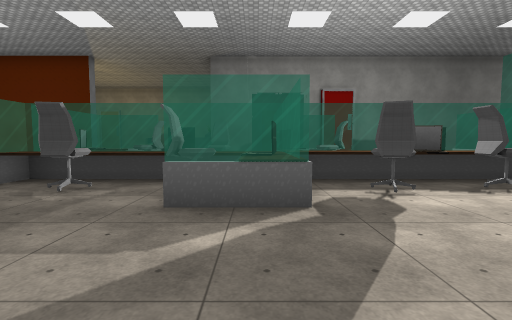
View 1 (above)

24 first-person views from a walk through a Unity game level. The camera is 1.5 m above the floor, tilts 4° down and sees 85° across. The floor is counted in squares, 2 m on a side. Each view is taken from the middle of a square. On the plan, view 1 faces up. The plan holds only what a view shows up to about 10 squares ahead; the rest is blank. Some animated figures are not drawn. Some surface patterns are stand-ins.

View 2
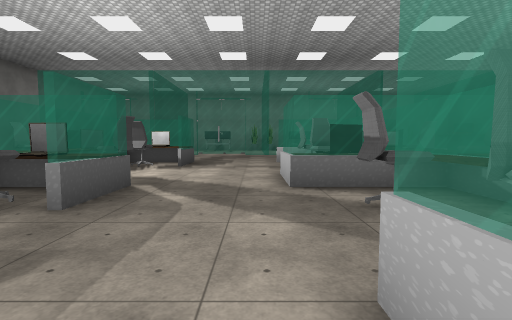

View 3
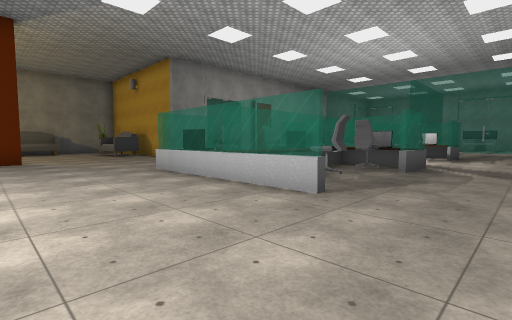

View 4
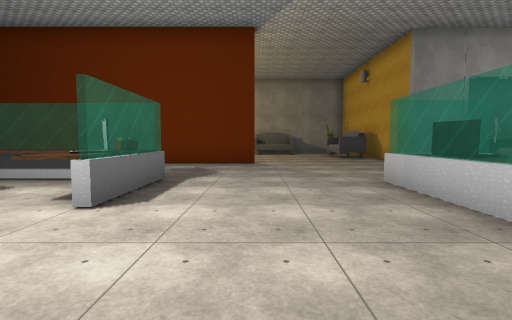

View 5
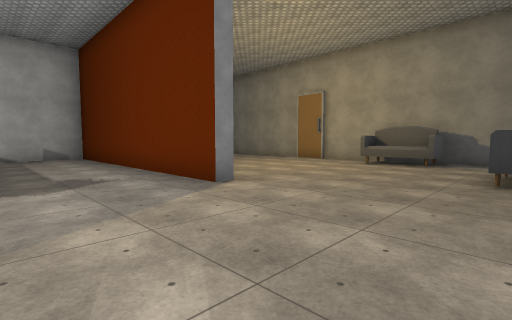

View 6
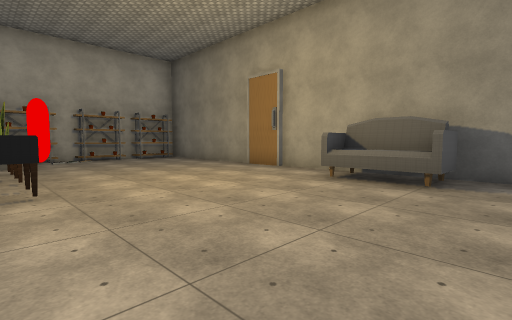

View 7
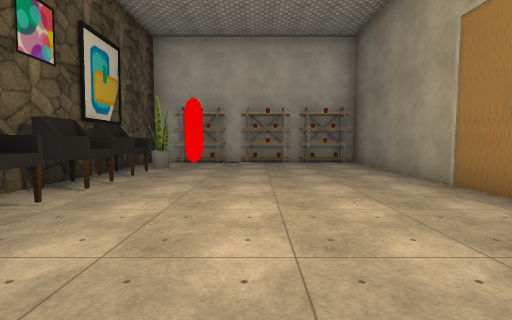

View 8
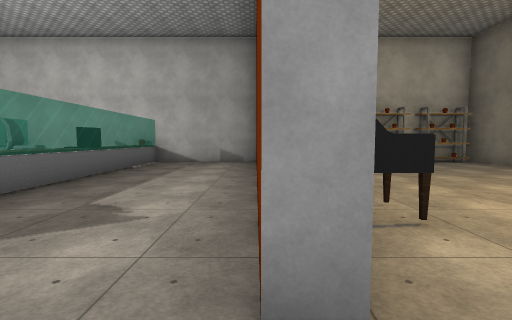

View 9
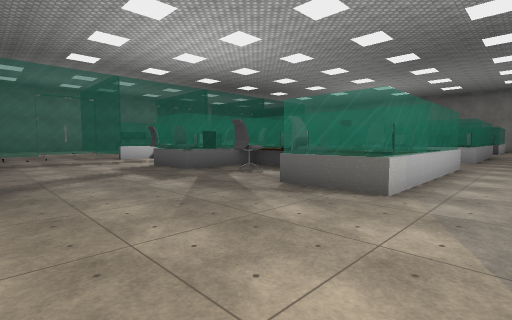

View 10
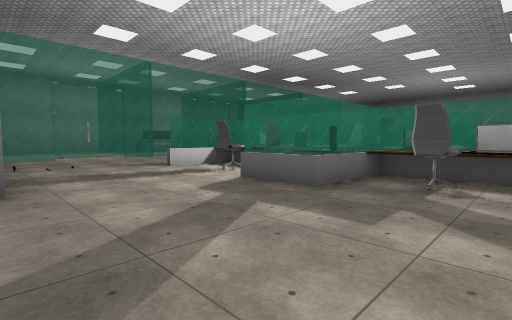

View 11
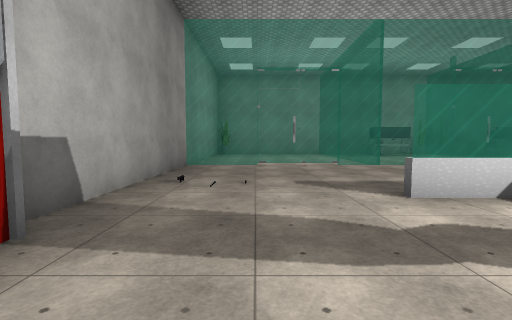

View 12
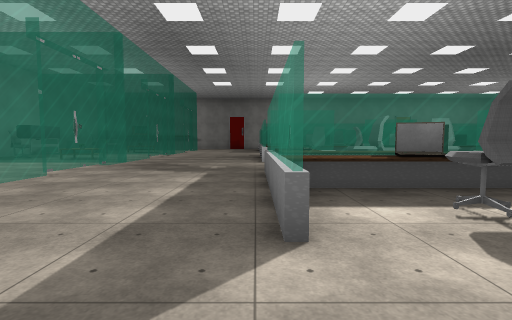

View 13
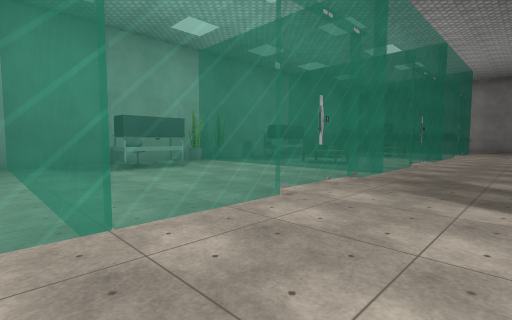

View 14
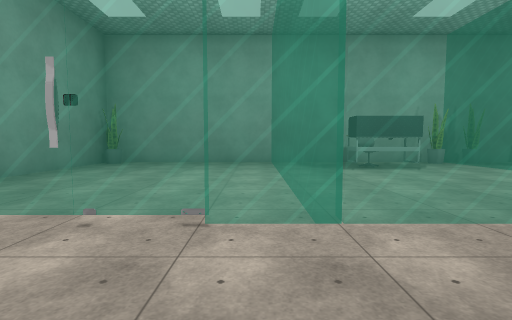

View 15
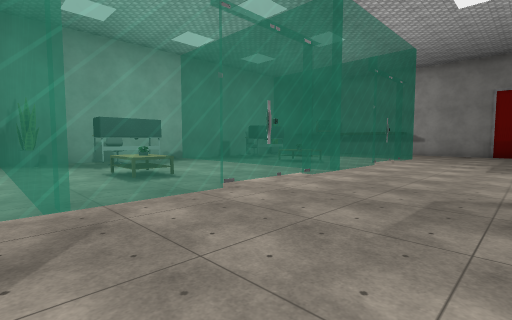

View 16
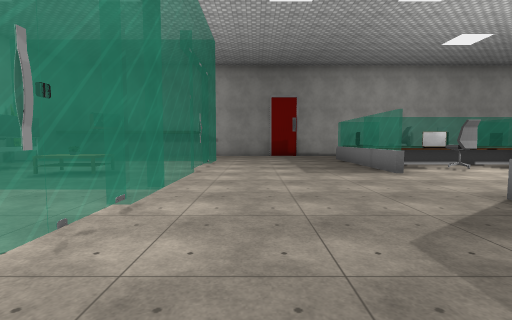

View 17
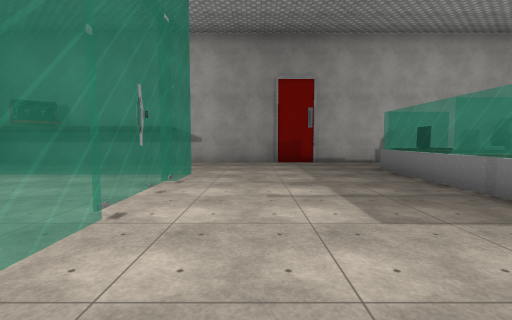

View 18
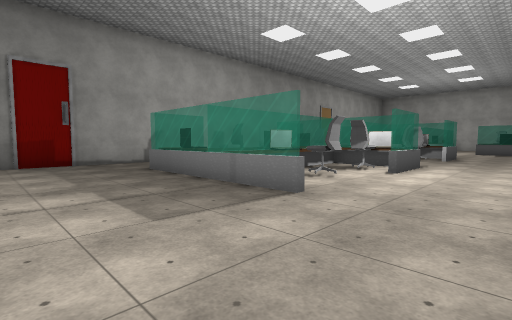

View 19
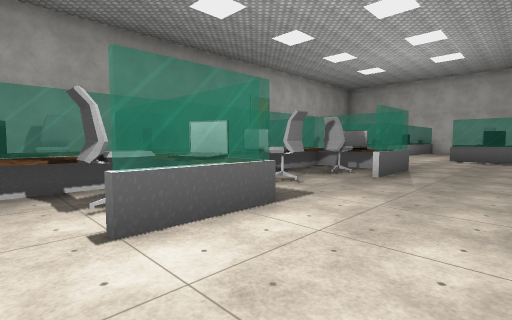

View 20
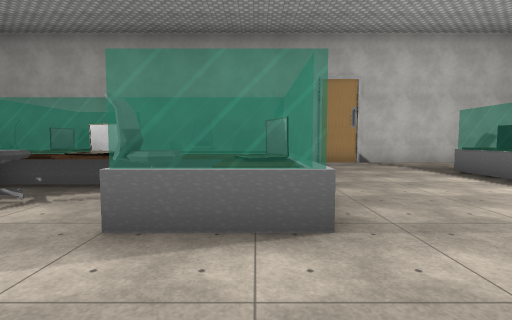

View 21
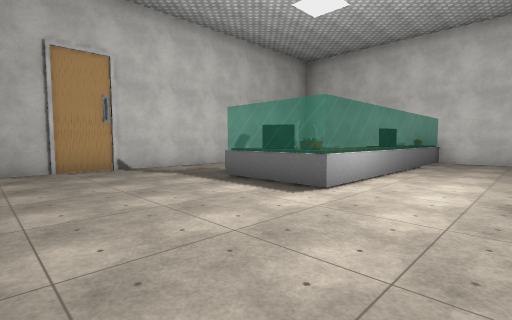

View 22
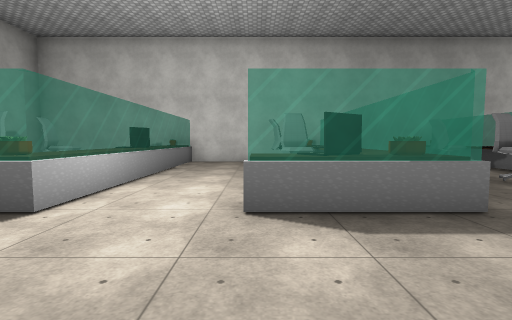

View 23
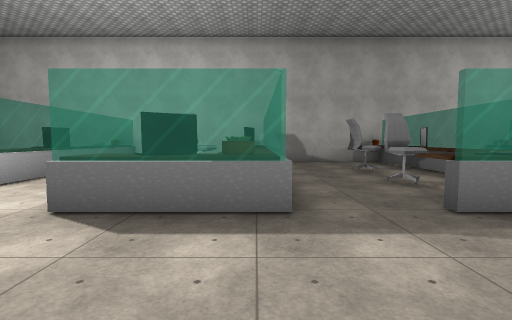

View 24
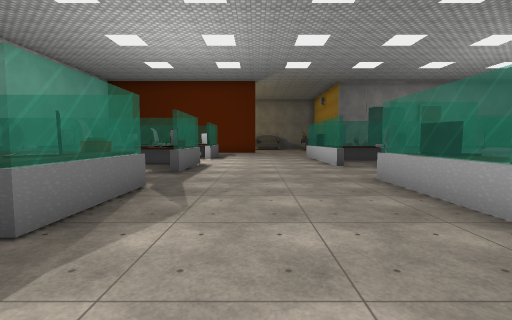

### Floor plan
Key: @ floor where view 1 was taken; # wall or solid block; x gap in a wall; . floor; = window, fence, low wall or low ledge; ^ raised ledge; L laptop; S sofa; H shelf; E desk; P pot; O other object.
Columns run from 16 left of view 1 to 18 right of it. Each row starts with its distance up from view 1.
 20 #########  ##
 19 #........SSS.
 18 H........SSS.
 17 #.............
 16 H............S
 15 #............S
 14 H.#...........
 13 #...O.OO......#  =  ########
 12 #########......# ..##......=#######
 11 #..........................=.....##
 10 #..........................=......#
  9 #..........................=......#
  8 #==L====....==...==...=....=......#
  7 #  ## LL....L^.^.L^.^.=....=......#
  6 #  #  #^....=^LL=^^LL==....=======#
  5 #      ....=^^^^^^^L^=.....=......#
  4 #==^====...=.^#^L.^.^L.....=...EE.#
  3 #  L...L.......==..........=...E .#
  2 #  ^ ^.=...................=......#
  1 #      ....................======P#
  0 #      .....==..@L=...=....======P#
 -1 #==L====....L .^.L#.^ =....=.OOEE.#
 -2 #..^.x.L....=   =^^=O  ....=.OOE .#
 -3 #......^...=     ^^O^L ....=...E
 -4 #..........       #.#L.....=....
 -5 #= O====...................=====
 -6 #  O.^.L...................=...
 -7 # .....=...................=.OO
 -8 #...........L=.#.L=.^.=....=.OOEO
 -9 #...........L^LL^^^LL^=....=...EE
-10 #==L====...==^^=^=^L^=.....=.....P
-11 #   ^#LL...= ^  L ^.^L.....======P#
-12 #      ....=   ==   ==..........
-13 #     ......         ............
-14 #    .......         .............
-15 ##  ###############################

Where each view was taken, in squares from view 1:
view 1: 0 up, 0 right, facing up
view 2: 1 up, 4 left, facing right
view 3: 1 up, 8 left, facing up-right
view 4: 3 up, 7 left, facing up
view 5: 9 up, 3 left, facing up-left
view 6: 13 up, 4 left, facing up-left
view 7: 16 up, 6 left, facing left
view 8: 12 up, 6 left, facing left
view 9: 12 up, 6 left, facing down-right
view 10: 12 up, 2 left, facing down-right
view 11: 10 up, 2 right, facing right
view 12: 10 up, 6 right, facing down
view 13: 7 up, 8 right, facing down-right
view 14: 7 up, 8 right, facing right
view 15: 1 up, 7 right, facing down-right
view 16: 1 down, 9 right, facing down
view 17: 5 down, 9 right, facing down
view 18: 5 down, 9 right, facing down-left
view 19: 5 down, 3 right, facing down-left
view 20: 5 down, 4 left, facing down
view 21: 7 down, 5 left, facing down-left
view 22: 7 down, 6 left, facing left
view 23: 5 down, 6 left, facing left
view 24: 5 down, 7 left, facing up
